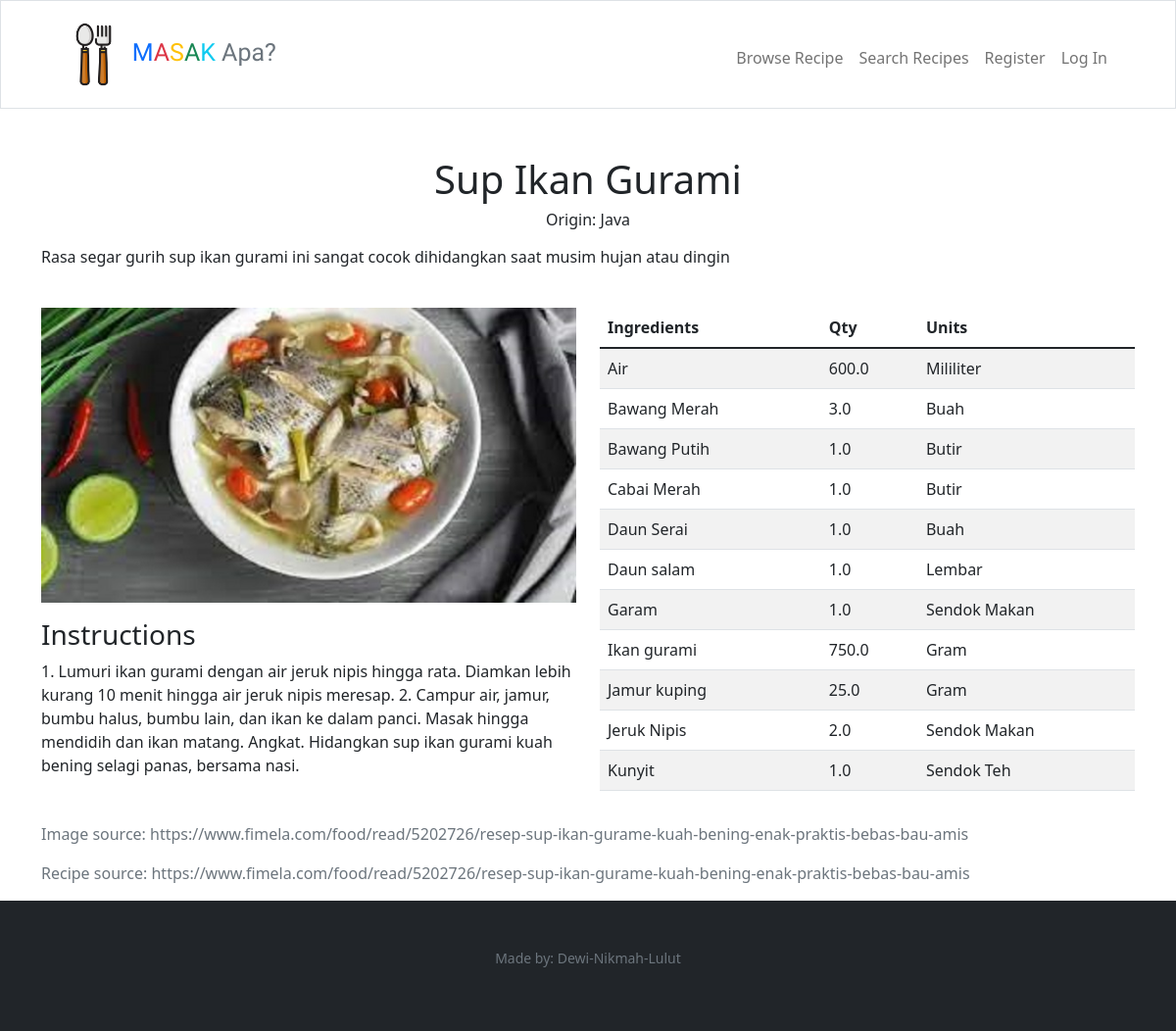
Screenshot of /recipe/show/87 with the database file from the repository.
### tables this page shows
CREATE TABLE "recipes" (
	"id"	integer NOT NULL,
	"name"	TEXT NOT NULL,
	"origin_id"	integer NOT NULL,
	"image"	varchar,
	"created_at"	datetime DEFAULT CURRENT_TIMESTAMP,
	"updated_at"	datetime DEFAULT CURRENT_TIMESTAMP,
	"description"	TEXT,
	"img_src"	TEXT,
	"recipe_src"	TEXT,
	PRIMARY KEY("id" AUTOINCREMENT),
	FOREIGN KEY("origin_id") REFERENCES "origins"("id") on delete cascade on update cascade
);

CREATE TABLE "origins" (
	"id"	integer NOT NULL,
	"origin"	varchar NOT NULL,
	"created_at"	datetime DEFAULT CURRENT_TIMESTAMP,
	"updated_at"	datetime DEFAULT CURRENT_TIMESTAMP,
	PRIMARY KEY("id" AUTOINCREMENT)
);

CREATE TABLE "instructions" (
	"id"	INTEGER NOT NULL,
	"recipe_id"	INTEGER NOT NULL,
	"instructions"	TEXT NOT NULL,
	PRIMARY KEY("id" AUTOINCREMENT),
	FOREIGN KEY("recipe_id") REFERENCES "recipes"("id")
);

CREATE TABLE "recipe_ingredients" (
	"id"	INTEGER NOT NULL,
	"recipe_id"	INTEGER NOT NULL,
	"ingredients_id"	TEXT NOT NULL,
	"qty"	REAL NOT NULL,
	"unit_id"	INTEGER NOT NULL,
	PRIMARY KEY("id" AUTOINCREMENT),
	FOREIGN KEY("recipe_id") REFERENCES "recipes"("id"),
	FOREIGN KEY("ingredients_id") REFERENCES "ingredients"("id")
);

CREATE TABLE "ingredients" (
	"id"	integer NOT NULL,
	"image"	varchar,
	"name"	varchar NOT NULL,
	"origin_id"	integer NOT NULL,
	"category_id"	integer NOT NULL,
	"description"	text NOT NULL,
	"created_at"	datetime DEFAULT CURRENT_TIMESTAMP,
	"updated_at"	datetime DEFAULT CURRENT_TIMESTAMP,
	"img_src"	TEXT,
	PRIMARY KEY("id" AUTOINCREMENT),
	FOREIGN KEY("category_id") REFERENCES "categories"("id") on delete cascade on update cascade,
	FOREIGN KEY("origin_id") REFERENCES "origins"("id") on delete cascade on update cascade
);

CREATE TABLE "units" (
	"id"	integer NOT NULL,
	"name"	varchar NOT NULL,
	"created_at"	datetime DEFAULT CURRENT_TIMESTAMP,
	"updated_at"	datetime DEFAULT CURRENT_TIMESTAMP,
	PRIMARY KEY("id" AUTOINCREMENT)
);

### app.py (the view)
@app.route("/recipe/show/<id>", methods=["GET"])
def show_recipe(id):
    recipe = db.execute("select * from recipes where id = ?", id)[0]
    ingredients = db.execute("select * from recipe_ingredients inner join ingredients on recipe_ingredients.ingredients_id = ingredients.id where recipe_id = ?", id)
    instructions = db.execute("select * from instructions where recipe_id = ?", id)[0]
    units = db.execute("select units.name from units inner join recipe_ingredients on units.id = recipe_ingredients.unit_id where recipe_id = ?", id)
    origin = db.execute("select origins.origin from origins inner join recipes on origins.id = recipes.origin_id where recipes.id = ?", id)[0]
    full_recipe = db.execute("select recipes.name as recipename, recipes.description, recipes.image, recipes.img_src as imgsrc, recipes.recipe_src, origins.origin, recipe_ingredients.qty, instructions.instructions, units.name as unitname, ingredients.name as ingredientname from recipes inner join origins on recipes.origin_id = origins.id inner join recipe_ingredients on recipes.id = recipe_ingredients.recipe_id inner join instructions on recipes.id = instructions.recipe_id inner join units on recipe_ingredients.unit_id = units.id inner join ingredients on recipe_ingredients.ingredients_id = ingredients.id where recipes.id = ?", id)
    source = db.execute("select img_src, recipe_src from recipes where id = ?",id)[0]
    print(units)
    is_search = len(search_result)
    return render_template("show_recipe.html", is_search=is_search, results=search_result, recipe=recipe, ingredients=ingredients, instructions=instructions, units=units, origin = origin, full_recipe = full_recipe, source = source)

### app.py (called while the page is built)
@app.after_request
def after_request(response):
    response.headers["Cache-Control"] = "no-cache, no-store, must-revalidate"
    response.headers["Expires"] = 0
    response.headers["Pragma"] = "no-cache"
    return response

### templates/show_recipe.html (shortened to what this page needs)
{% extends "layout.html" %}  {% block main %}
<div class="container">
  <h1 class="text-center mt-3">{{ recipe['name'] }}</h1>
  <h6 class="text-center mt-1 mb-3">Origin: {{ origin["origin"] }}</h6>
  <p class="mt-2">{{ recipe['description'] }}</p>
  <div class="row mt-2">
    <div class="col-md-6 mt-4">
      <img
        src="/static/uploads/{{ recipe['image'] }}"
        style="width: 100%; height: auto"
      />
      <div class="mt-3">
        <h3>Instructions</h3>
        {{ instructions['instructions'] }}
      </div>
    </div>
    <div class="col-md-6 mt-4">
      <table class="table table-striped table-hover">
        <thead>
          <tr>
            <th>Ingredients</th>
            <th>Qty</th>
            <th>Units</th>
          </tr>
        </thead>
        <tbody>
          {% for full_recipe in full_recipe %}
          <tr>
            <td>{{ full_recipe['ingredientname'] }}</td>
            <td>{{ full_recipe['qty'] }}</td>
            <td>{{ full_recipe['unitname'] }}</td>
          </tr>
          {% endfor %}
        </tbody>
      </table>
    </div>
    <div class="row">
      <div class="col-md-12 mt-3">
        <p class="text-muted">Image source: {{ source['img_src'] }}</p>
        <p class="text-muted">Recipe source: {{ source['recipe_src'] }}</p>
      </div>
    </div>
  </div>
  {% endblock %}

### rows the page displays
recipes: name "Sup Ikan Gurami", description "Rasa segar gurih sup ikan gurami ini sangat cocok dihidangkan saat musim hujan atau dingin", image (picture), img_src "https://www.fimela.com/food/read/5202726/resep-sup-ikan-gurame-kuah-bening-enak-praktis-bebas-bau-amis", recipe_src "https://www.fimela.com/food/read/5202726/resep-sup-ikan-gurame-kuah-bening-enak-praktis-bebas-bau-amis"
origins: origin "Java"
instructions: instructions "1. Lumuri ikan gurami dengan air jeruk nipis hingga rata. Diamkan lebih kurang 10 menit hingga air jeruk nipis meresap. 2. Campur air, jamur, bumbu halus, bumbu lain, dan ikan ke dalam panci. Masak hingga mendidih dan ikan matang. Angkat. Hidangkan sup ikan gurami kuah bening selagi panas, bersama nasi."
recipe_ingredients: ingredientname "Air", qty "600.0", unitname "Mililiter"
recipe_ingredients: ingredientname "Bawang Merah", qty "3.0", unitname "Buah"
recipe_ingredients: ingredientname "Bawang Putih", qty "1.0", unitname "Butir"
recipe_ingredients: ingredientname "Cabai Merah", qty "1.0", unitname "Butir"
recipe_ingredients: ingredientname "Daun Serai", qty "1.0", unitname "Buah"
recipe_ingredients: ingredientname "Daun salam", qty "1.0", unitname "Lembar"
recipe_ingredients: ingredientname "Garam", qty "1.0", unitname "Sendok Makan"
recipe_ingredients: ingredientname "Ikan gurami", qty "750.0", unitname "Gram"
recipe_ingredients: ingredientname "Jamur kuping", qty "25.0", unitname "Gram"
recipe_ingredients: ingredientname "Jeruk Nipis", qty "2.0", unitname "Sendok Makan"
recipe_ingredients: ingredientname "Kunyit", qty "1.0", unitname "Sendok Teh"
